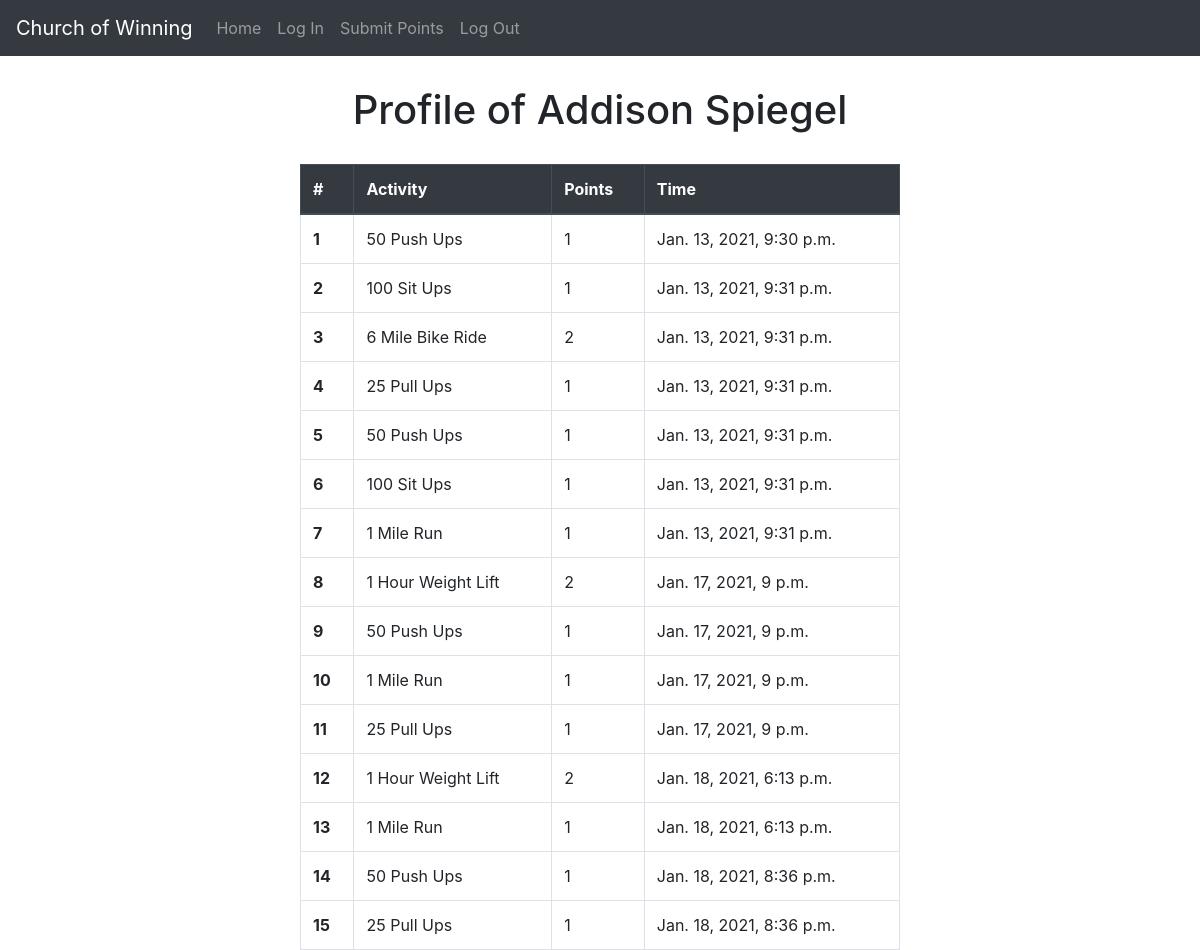
The app's page /profile/1 with its own data.
### main/models.py (models this page shows)
class Entry(models.Model):
    id = models.AutoField(primary_key=True)
    category  = models.ForeignKey(Category, on_delete=models.CASCADE)
    time = models.TimeField(auto_now=True)
    date = models.DateTimeField(auto_now_add=True)
    date.editable=True
    time.editable=True
    player = models.ForeignKey(Player, on_delete=models.CASCADE, default=None)
    def __str__(self):
        return f"{self.category} by {self.player}"

class Category(models.Model):
    id = models.AutoField(primary_key=True)
    name = models.CharField(max_length=40)
    points = models.IntegerField(default=0)
    def __str__(self):
        return f"{self.name} | {self.points} points"

### main/views.py (the view)
# urls.py: path('profile/<int:id>', views.playerProfile)
def playerProfile(request, id):
    print(id)
    player = Player.objects.filter(id=id).first()
    print(player)
    entries = Entry.objects.filter(player=player).all()
    print(entries)
    return render(request, "playerProfile.html", {
        'name': 'Profile of ' + player.firstname + ' ' + player.lastname,
        'entries': entries
    })

### main/models.py (called while the page is built)
    def __str__(self):
        return f"{self.firstname} {self.lastname}"

### fitness/templates/playerProfile.html (shortened to what this page needs)
{% extends "layout.html" %}
{% block body %}
  <div style="margin-top:30px;"><h1 style="text-align: center;">{{name}}</h1></div>
  <table class="table table-bordered" style="width:50%;margin:auto;margin-top:30px">
    <thead class="thead-dark">
      <tr>
        <th scope="col">#</th>
        <th scope="col">Activity</th>
        <th scope="col">Points</th>
        <th scope="col">Time</th>
      </tr>
    </thead>
    <tbody>
      {% for e in entries%}
        <tr>
          <th scope="row">{{forloop.counter}}</th>
          <td>{{e.category.name}}</a> </td>
          <td>{{e.category.points}}</td>
          <td>{{e.date}}</td>
        </tr>
      {% endfor %}
    </tbody>
  </table>
{% endblock %}

### records on screen
Entry: category.name "50 Push Ups", category.points "1", date "Jan. 13, 2021, 9:30 p.m."
Entry: category.name "100 Sit Ups", category.points "1", date "Jan. 13, 2021, 9:31 p.m."
Entry: category.name "6 Mile Bike Ride", category.points "2", date "Jan. 13, 2021, 9:31 p.m."
Entry: category.name "25 Pull Ups", category.points "1", date "Jan. 13, 2021, 9:31 p.m."
Entry: category.name "50 Push Ups", category.points "1", date "Jan. 13, 2021, 9:31 p.m."
Entry: category.name "100 Sit Ups", category.points "1", date "Jan. 13, 2021, 9:31 p.m."
Entry: category.name "1 Mile Run", category.points "1", date "Jan. 13, 2021, 9:31 p.m."
Entry: category.name "1 Hour Weight Lift", category.points "2", date "Jan. 17, 2021, 9 p.m."
Entry: category.name "50 Push Ups", category.points "1", date "Jan. 17, 2021, 9 p.m."
Entry: category.name "1 Mile Run", category.points "1", date "Jan. 17, 2021, 9 p.m."
Entry: category.name "25 Pull Ups", category.points "1", date "Jan. 17, 2021, 9 p.m."
Entry: category.name "1 Hour Weight Lift", category.points "2", date "Jan. 18, 2021, 6:13 p.m."
Entry: category.name "1 Mile Run", category.points "1", date "Jan. 18, 2021, 6:13 p.m."
Entry: category.name "50 Push Ups", category.points "1", date "Jan. 18, 2021, 8:36 p.m."
Entry: category.name "25 Pull Ups", category.points "1", date "Jan. 18, 2021, 8:36 p.m."

### other values on screen
{{ name }} "Profile of Addison Spiegel"
